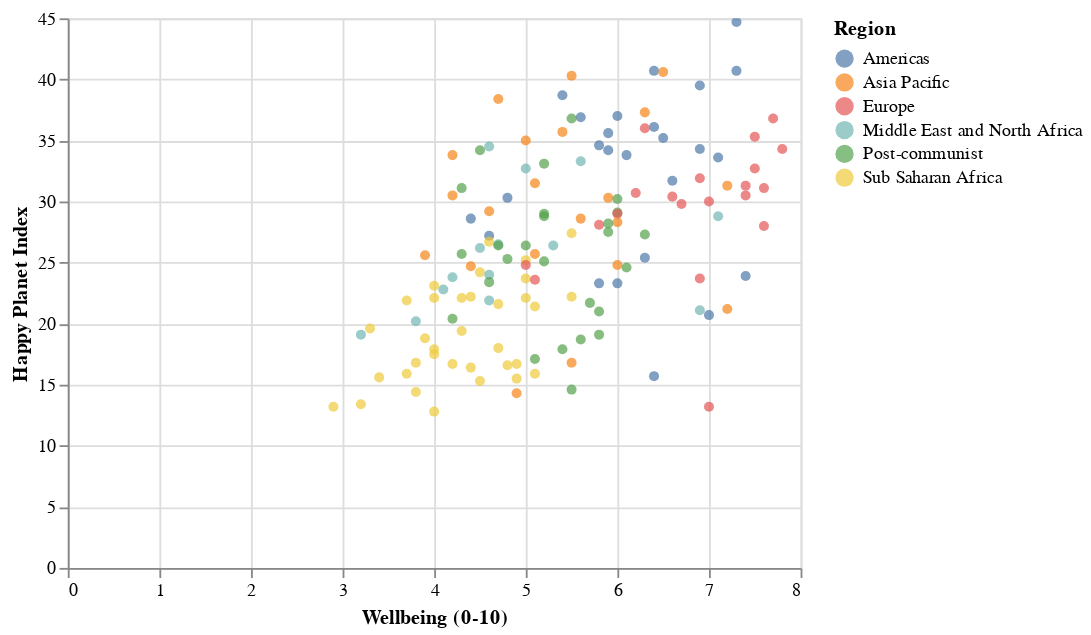

Here is the notebook cell this chart was saved with:
### Code cell
#Adding Hover and Tooltip Functionality to a Scatter Plot
alt.Chart(hpi_df).mark_circle().encode(
    x='Wellbeing (0-10):Q',
    y='Happy Planet Index:Q',
    color='Region:N',
    tooltip=['Country', 'Region', 'Wellbeing (0-10)', 'Happy Planet Index', 'Life Expectancy (years)']
).interactive()

### Figure 1 — Vega-Lite specification as saved in the notebook (floating-point values rounded to 4 significant figures; data arrays with more than 128 entries replaced by an {"elided": "..."} marker saying what was removed)
{"config": {"view": {"continuousWidth": 400, "continuousHeight": 300}}, "data": {"name": "data-06c1dbec64553b487ce4599ce4c93c9b"}, "mark": "circle", "encoding": {"color": {"field": "Region", "type": "nominal"}, "tooltip": [{"field": "Country", "type": "nominal"}, {"field": "Region", "type": "nominal"}, {"field": "Wellbeing (0-10)", "type": "quantitative"}, {"field": "Happy Planet Index", "type": "quantitative"}, {"field": "Life Expectancy (years)", "type": "quantitative"}], "x": {"field": "Wellbeing (0-10)", "type": "quantitative"}, "y": {"field": "Happy Planet Index", "type": "quantitative"}}, "selection": {"selector003": {"type": "interval", "bind": "scales", "encodings": ["x", "y"]}}, "$schema": "https://vega.github.io/schema/vega-lite/v4.17.0.json", "datasets": {"data-06c1dbec64553b487ce4599ce4c93c9b": {"elided": "140 records"}}}
